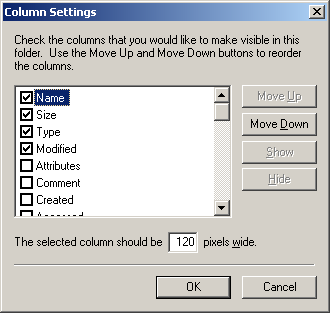
#> input picture tools/refcapture/columns-machine.png, 330 x 313 px
$ python crop_window.py columns-machine.png folderopts-machine.png
#> lines starting #> are read from the running program, lines starting #| are printed output that depends on the picture
#!/usr/bin/env python3
"""Crop the sampler's window out of a wine virtual-desktop screenshot.

Trimming the uniform background is enough only while wine's desktop window is
exactly as big as we asked for. A window manager that resizes it gives it
chrome of its own — a title bar, scroll bars, and padding around the virtual
desktop — and that chrome reaches the edges of the shot, so there is no
uniform border left to trim.

What is always true is that the sampler's window floats: it does not touch any
edge of the desktop it sits on. So take everything that is not the background,
discard whatever is connected to the border, and what is left is the window.
If nothing is left, the shot has chrome of its own: crop to the desktop inside
it — the largest expanse that is not the border colour — and look again.

    crop_window.py desktop.png out.png
"""

import sys
from collections import Counter, deque

from PIL import Image


def edge_colour(px, w, h):
    """Whatever covers most of the border."""
    seen = Counter()
    for x in range(0, w, 4):
        seen[px[x, 0]] += 1
        seen[px[x, h - 1]] += 1
    for y in range(0, h, 4):
        seen[px[0, y]] += 1
        seen[px[w - 1, y]] += 1
    return seen.most_common(1)[0][0]


def near(a, b):
    return all(abs(p - q) <= 6 for p, q in zip(a, b))


def floating_bbox(px, w, h, background):
    """The bbox of everything that is neither background nor reachable from
    the border through non-background pixels. None if there is nothing."""
    outside = bytearray(w * h)
    queue = deque()

    def push(x, y):
        if not outside[y * w + x] and not near(px[x, y], background):
            outside[y * w + x] = 1
            queue.append((x, y))

    for x in range(w):
        push(x, 0)
        push(x, h - 1)
    for y in range(h):
        push(0, y)
        push(w - 1, y)
    while queue:
        x, y = queue.popleft()
        for nx, ny in ((x - 1, y), (x + 1, y), (x, y - 1), (x, y + 1)):
            if 0 <= nx < w and 0 <= ny < h:
                push(nx, ny)

    left, top, right, bottom = w, h, -1, -1
    for y in range(h):
        row = y * w
        for x in range(w):
            if outside[row + x] or near(px[x, y], background):
                continue
            left = min(left, x)
            right = max(right, x)
            top = min(top, y)
            bottom = max(bottom, y)
    return None if right < 0 else (left, top, right + 1, bottom + 1)


def desktop_bbox(px, w, h, border):
    """The largest expanse that is not the border colour: wine's virtual
    desktop, sitting inside the chrome the window manager forced on it."""
    seen = Counter()
    for x in range(0, w, 3):
        for y in range(0, h, 3):
            c = px[x, y]
            if not near(c, border):
                seen[c] += 1
    if not seen:
        return None
    inner = seen.most_common(1)[0][0]
    left, top, right, bottom = w, h, -1, -1
    for y in range(h):
        for x in range(w):
            if near(px[x, y], inner):
                left = min(left, x)
                right = max(right, x)
                top = min(top, y)
                bottom = max(bottom, y)
    return None if right < 0 else (left, top, right + 1, bottom + 1)


def main(src, dst):
#> called with src = 'columns-machine.png', dst = 'folderopts-machine.png'
    im = Image.open(src).convert("RGB")
#> im is the input picture: PIL image 330x313 RGB; mean R, G, B 204.1, 203.4, 201.6
    w, h = im.size
#> w = 330; h = 313
    px = im.load()

    border = edge_colour(px, w, h)
#> border = (64, 64, 64)
    box = floating_bbox(px, w, h, border)
    if box is None:
        inner = desktop_bbox(px, w, h, border)
#> inner = (0, 0, 329, 312)
        if inner is None:
            raise SystemExit("no desktop found in that shot")
        im = im.crop(inner)
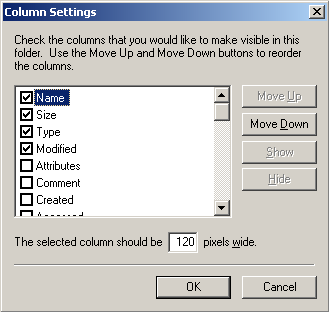
#> im: PIL image 329x312 RGB; mean R, G, B 205, 204.3, 202.4
        w, h = im.size
#> w = 329; h = 312
        px = im.load()
        box = floating_bbox(px, w, h, edge_colour(px, w, h))
#> box = (3, 3, 327, 299)
        if box is None:
            raise SystemExit("no window found on that desktop")

    im.crop(box).save(dst)
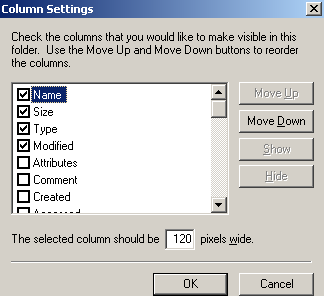
#> saved as folderopts-machine.png: PIL image 324x296 RGB; mean R, G, B 204.8, 204.3, 202.7
    print(f"{dst}: {box[2] - box[0]} x {box[3] - box[1]}")
#| folderopts-machine.png: 324 x 296


if __name__ == "__main__":
    main(sys.argv[1], sys.argv[2])

$ run again, on tools/refcapture/folderopts-offline-machine.png
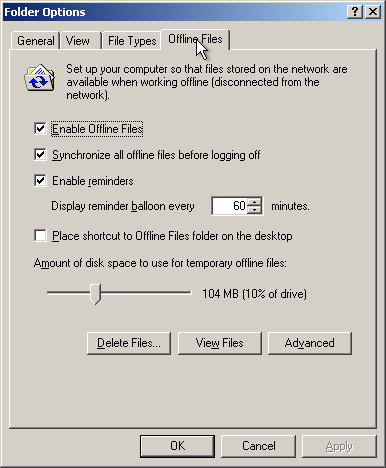
#> input picture tools/refcapture/folderopts-offline-machine.png, 386 x 468 px
#> in main, im is the input picture: PIL image 386x468 RGB; mean R, G, B 198.6, 196.1, 190.8
#> border = (212, 208, 200)
#> box = (3, 3, 383, 458)
#> in main, `im.crop(box).save(dst)`:
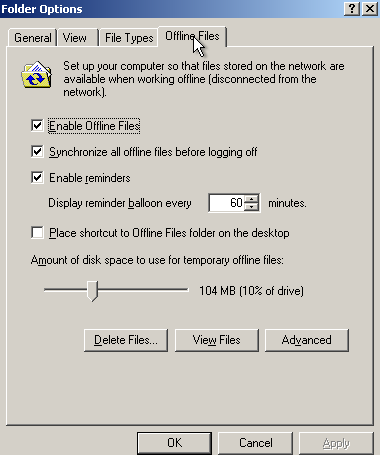
#> saved as folderopts-offline-machine.png: PIL image 380x455 RGB; mean R, G, B 198.9, 196.4, 191.1
#| folderopts-offline-machine.png: 380 x 455

$ run again, on tools/refcapture/folderopts-view-machine.png
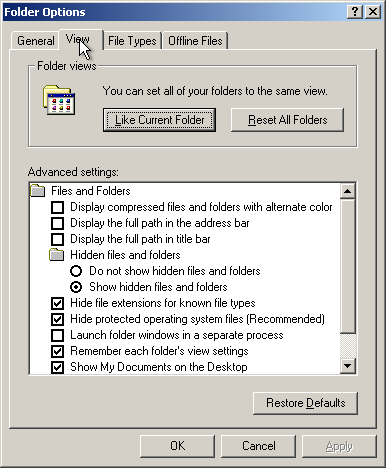
#> input picture tools/refcapture/folderopts-view-machine.png, 386 x 468 px
#> in main, im is the input picture: PIL image 386x468 RGB; mean R, G, B 206.9, 205.7, 202.9
#> border = (212, 208, 200)
#> box = (3, 3, 383, 458)
#> in main, `im.crop(box).save(dst)`:
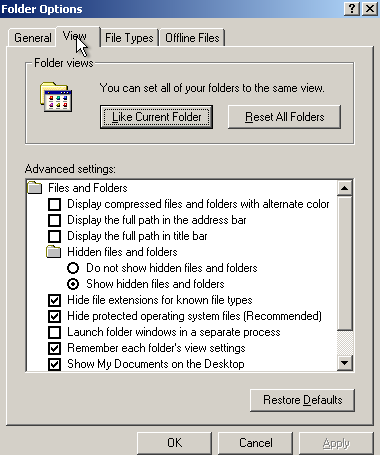
#> saved as folderopts-view-machine.png: PIL image 380x455 RGB; mean R, G, B 207.6, 206.5, 203.8
#| folderopts-view-machine.png: 380 x 455
